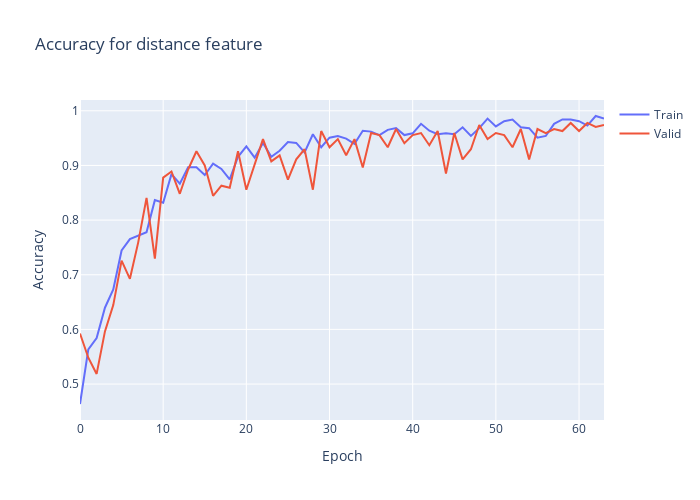

The notebook cell this image was saved under:
### Code cell
plt.clf()
fig = go.Figure()
fig.add_trace(go.Scatter(
                    y=history.history['distance_output_accuracy'],
                    name='Train'))
fig.add_trace(go.Scatter(
                    y=history.history['val_distance_output_accuracy'],
                    name='Valid'))
fig.update_layout(height=500, 
                  width=700,
                  title='Accuracy for distance feature',
                  xaxis_title='Epoch',
                  yaxis_title='Accuracy')
fig.show()

### Figure 1 — Plotly figure (JSON) as saved in the notebook; plotly's stock layout.template omitted (floating-point values rounded to 4 significant figures)
{"data": [{"name": "Train", "type": "scatter", "y": [0.4635, 0.5635, 0.5841, 0.6397, 0.673, 0.7444, 0.7651, 0.7714, 0.7778, 0.8365, 0.8317, 0.8841, 0.8667, 0.8968, 0.8968, 0.8825, 0.9032, 0.8937, 0.8746, 0.9159, 0.9349, 0.9143, 0.9413, 0.9159, 0.927, 0.9429, 0.9413, 0.9238, 0.9571, 0.9333, 0.9508, 0.954, 0.9492, 0.9397, 0.9635, 0.9619, 0.9556, 0.9651, 0.9683, 0.9556, 0.9587, 0.9762, 0.9635, 0.9571, 0.9587, 0.9571, 0.9698, 0.954, 0.9683, 0.9857, 0.9714, 0.981, 0.9841, 0.9698, 0.9683, 0.9508, 0.954, 0.9762, 0.9841, 0.9841, 0.981, 0.973, 0.9905, 0.9857]}, {"name": "Valid", "type": "scatter", "y": [0.5926, 0.5481, 0.5185, 0.5963, 0.6444, 0.7259, 0.6926, 0.7593, 0.8407, 0.7296, 0.8778, 0.8889, 0.8481, 0.8926, 0.9259, 0.9, 0.8444, 0.863, 0.8593, 0.9259, 0.8556, 0.9037, 0.9481, 0.9074, 0.9185, 0.8741, 0.9111, 0.9296, 0.8556, 0.963, 0.9333, 0.9481, 0.9185, 0.9481, 0.8963, 0.9593, 0.9556, 0.9333, 0.9667, 0.9407, 0.9556, 0.9593, 0.937, 0.963, 0.8852, 0.9593, 0.9111, 0.9296, 0.9741, 0.9481, 0.9593, 0.9556, 0.9333, 0.9667, 0.9111, 0.9667, 0.9593, 0.9667, 0.963, 0.9778, 0.963, 0.9778, 0.9704, 0.9741]}], "layout": {"height": 500, "title": {"text": "Accuracy for distance feature"}, "width": 700, "xaxis": {"title": {"text": "Epoch"}}, "yaxis": {"title": {"text": "Accuracy"}}}}
